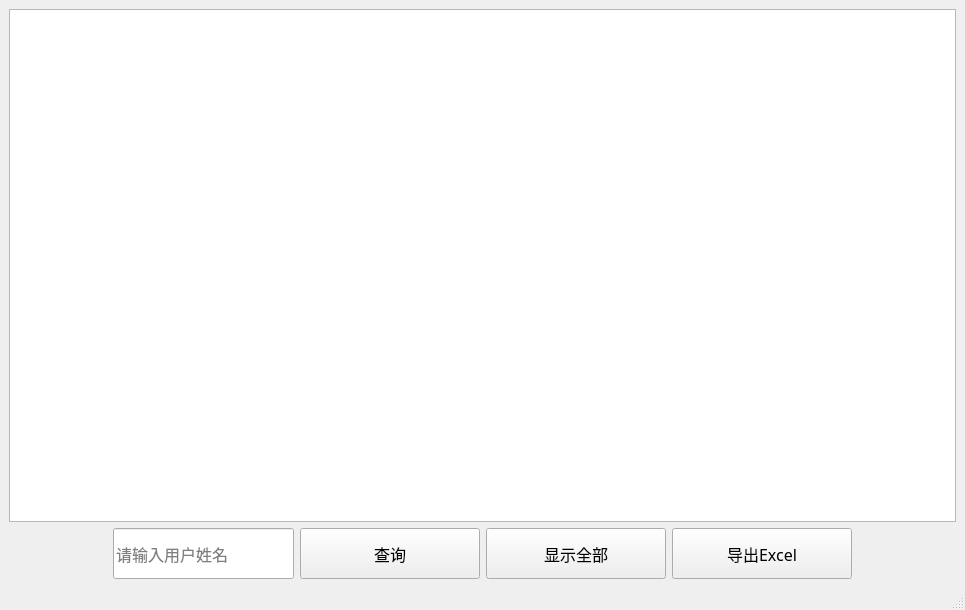
<?xml version="1.0" encoding="UTF-8"?>
<ui version="4.0">
 <class>complaint_Manage</class>
 <widget class="QMainWindow" name="complaint_Manage">
  <property name="geometry">
   <rect>
    <x>0</x>
    <y>0</y>
    <width>965</width>
    <height>610</height>
   </rect>
  </property>
  <property name="windowTitle">
   <string>MainWindow</string>
  </property>
  <widget class="QWidget" name="centralwidget">
   <layout class="QGridLayout" name="gridLayout">
    <item row="0" column="0">
     <layout class="QVBoxLayout" name="verticalLayout">
      <item>
       <widget class="QTableView" name="tableView">
        <property name="font">
         <font>
          <family>宋体</family>
          <pointsize>12</pointsize>
         </font>
        </property>
       </widget>
      </item>
      <item>
       <layout class="QHBoxLayout" name="horizontalLayout">
        <item>
         <spacer name="horizontalSpacer_2">
          <property name="orientation">
           <enum>Qt::Horizontal</enum>
          </property>
          <property name="sizeHint" stdset="0">
           <size>
            <width>40</width>
            <height>20</height>
           </size>
          </property>
         </spacer>
        </item>
        <item>
         <widget class="QLineEdit" name="lineEdit_name">
          <property name="minimumSize">
           <size>
            <width>181</width>
            <height>51</height>
           </size>
          </property>
          <property name="maximumSize">
           <size>
            <width>181</width>
            <height>51</height>
           </size>
          </property>
          <property name="font">
           <font>
            <family>宋体</family>
            <pointsize>12</pointsize>
           </font>
          </property>
          <property name="placeholderText">
           <string>请输入用户姓名</string>
          </property>
         </widget>
        </item>
        <item>
         <widget class="QPushButton" name="pushButton_search">
          <property name="minimumSize">
           <size>
            <width>180</width>
            <height>51</height>
           </size>
          </property>
          <property name="maximumSize">
           <size>
            <width>180</width>
            <height>51</height>
           </size>
          </property>
          <property name="font">
           <font>
            <family>Agency FB</family>
            <pointsize>12</pointsize>
           </font>
          </property>
          <property name="text">
           <string>查询</string>
          </property>
         </widget>
        </item>
        <item>
         <widget class="QPushButton" name="pushButton_all">
          <property name="minimumSize">
           <size>
            <width>180</width>
            <height>51</height>
           </size>
          </property>
          <property name="maximumSize">
           <size>
            <width>180</width>
            <height>51</height>
           </size>
          </property>
          <property name="font">
           <font>
            <family>Agency FB</family>
            <pointsize>12</pointsize>
           </font>
          </property>
          <property name="text">
           <string>显示全部</string>
          </property>
         </widget>
        </item>
        <item>
         <widget class="QPushButton" name="pushButton_out">
          <property name="minimumSize">
           <size>
            <width>180</width>
            <height>51</height>
           </size>
          </property>
          <property name="maximumSize">
           <size>
            <width>180</width>
            <height>51</height>
           </size>
          </property>
          <property name="font">
           <font>
            <family>宋体</family>
            <pointsize>12</pointsize>
           </font>
          </property>
          <property name="text">
           <string>导出Excel</string>
          </property>
         </widget>
        </item>
        <item>
         <spacer name="horizontalSpacer">
          <property name="orientation">
           <enum>Qt::Horizontal</enum>
          </property>
          <property name="sizeHint" stdset="0">
           <size>
            <width>40</width>
            <height>20</height>
           </size>
          </property>
         </spacer>
        </item>
       </layout>
      </item>
     </layout>
    </item>
   </layout>
   <zorder></zorder>
   <zorder>pushButton_all</zorder>
   <zorder>tableView</zorder>
  </widget>
  <widget class="QMenuBar" name="menubar">
   <property name="geometry">
    <rect>
     <x>0</x>
     <y>0</y>
     <width>965</width>
     <height>25</height>
    </rect>
   </property>
  </widget>
  <widget class="QStatusBar" name="statusbar"/>
 </widget>
 <resources/>
 <connections/>
</ui>
